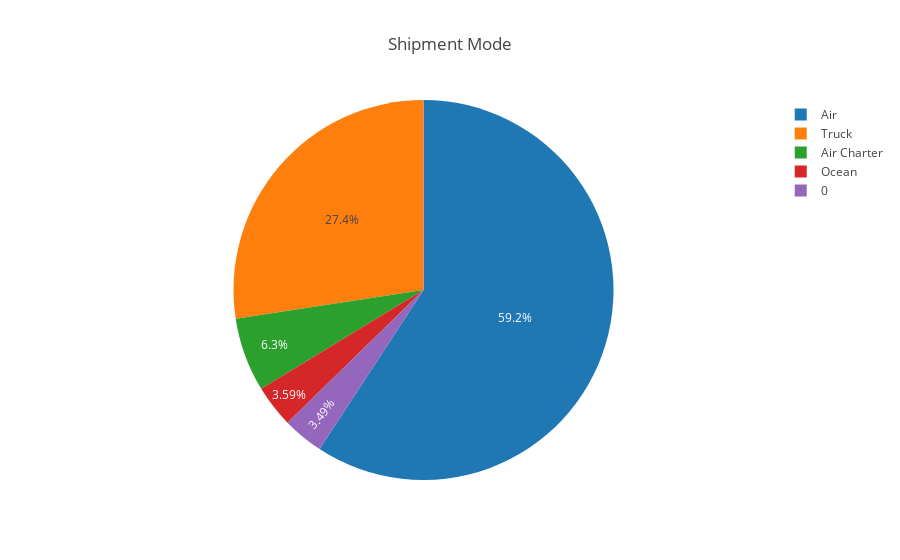

This figure's notebook cell:
### Markdown cell above
# Shipment Mode percentage wise Pie Chart

### Code cell
ShippingMode = DataSet["Shipment Mode"].value_counts()
labels = (np.array(ShippingMode.index))
sizes = (np.array((ShippingMode / ShippingMode.sum())*100))

trace = go.Pie(labels=labels, values=sizes)
layout = go.Layout(title="Shipment Mode")
dat = [trace]
fig = go.Figure(data=dat, layout=layout)
py.iplot(fig, filename="Shipment Mode")

### Figure 1 — Plotly figure (JSON) as saved in the notebook; plotly's stock layout.template omitted (floating-point values rounded to 4 significant figures)
{"data": [{"labels": ["Air", "Truck", "Air Charter", "Ocean", 0], "type": "pie", "uid": "0b9f990e-12c6-11ec-9e3e-2d914ec7f1fd", "values": [59.21, 27.41, 6.296, 3.594, 3.487]}], "layout": {"title": "Shipment Mode"}}
